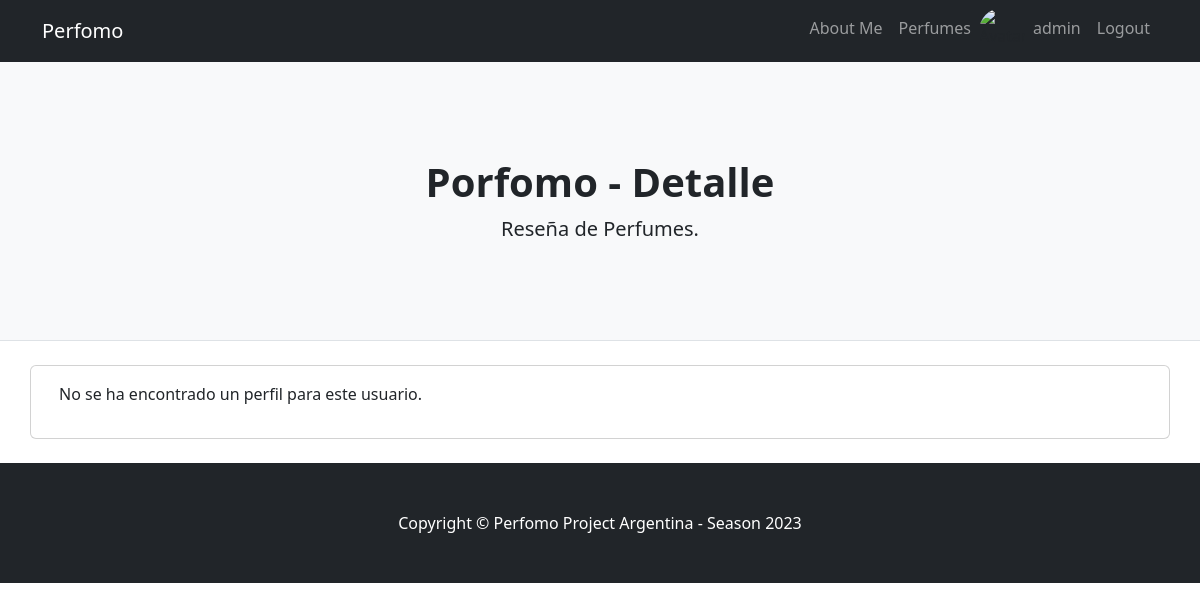
The app's page /AppBase/profile/verPerfil/ (signed in), older data.
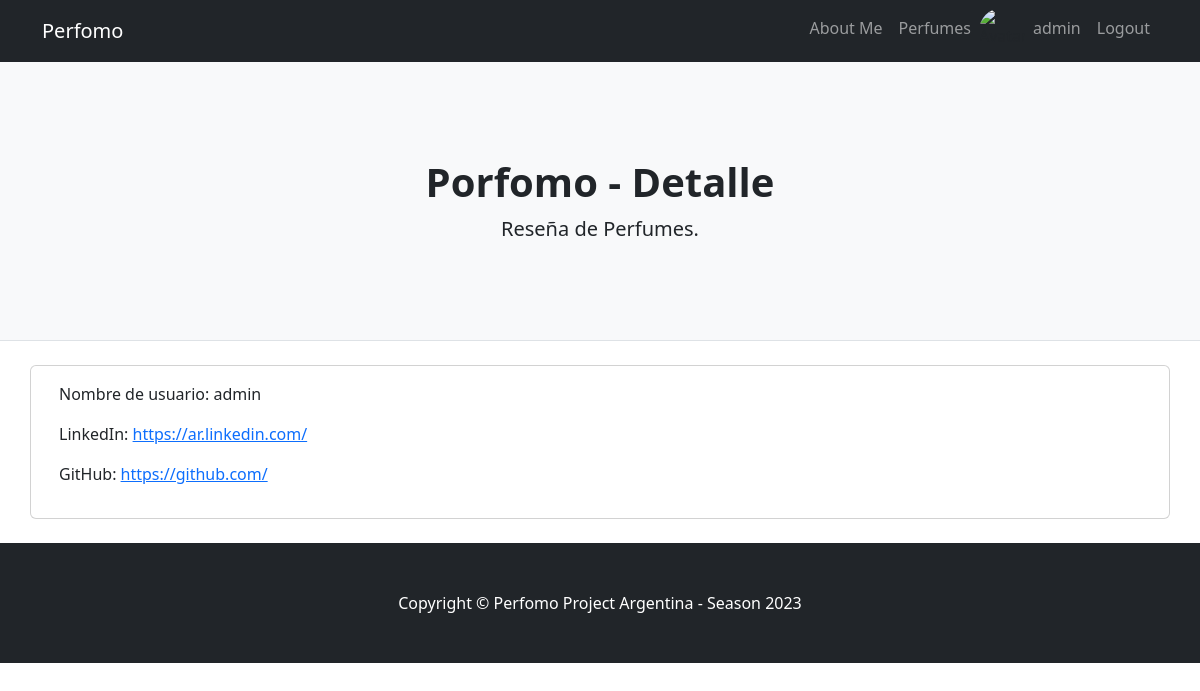
The same page, newer data.
### AppBase/models.py (models this page shows, shortened)
class Profile(models.Model):
    user = models.ForeignKey(User, on_delete=models.CASCADE)
    bio = models.TextField(blank=True)
    linkedin_url = models.URLField(blank=True, null=True)
    github_url = models.URLField(blank=True, null=True)

### AppBase/views.py (the view)
# urls.py: path('profile/verPerfil/', views.view_profile, name="verPerfil"),
@login_required
def view_profile(request):
    user = request.user
    try:
        profile = Profile.objects.get(pk=user.pk)
    except Profile.DoesNotExist:
        profile = None
    return render(request, 'AppBase/verPerfil.html', {'profile': profile})

### AppBase/templates/AppBase/verPerfil.html
{% extends "AppBase/padre.html" %}
{% load static %}
{% block titulo %} Porfomo - Detalle {% endblock %}
{% block contenido_que_cambia %}
<div class="container card">
    <div class="card-body">
    {% if profile %}
        <p>Nombre de usuario: {{ user.username}}</p>
        {% if profile.linkedin_url %}
            <p>LinkedIn: <a href="{{ profile.linkedin_url }}" target="_blank">{{ profile.linkedin_url }}</a></p>
        {% endif %}
        {% if profile.github_url %}
            <p>GitHub: <a href="{{ profile.github_url }}" target="_blank">{{ profile.github_url }}</a></p>
        {% endif %}
    {% else %}
        <p>No se ha encontrado un perfil para este usuario.</p>
    {% endif %}
    </div>
</div>
<br>
{% endblock %}

### AppBase/templates/AppBase/padre.html (shortened to what this page needs)
{% load static %}
<!DOCTYPE html>
<html lang="en">
<head>
    <link href='https://unpkg.com/boxicons@2.1.4/css/boxicons.min.css' rel='stylesheet'>
    <link href="{% static 'AppBase/css/styles.css' %}" rel="stylesheet"/>
</head>
<body>
    <nav class="navbar navbar-expand-lg navbar-dark bg-dark">
        <div class="container">
            <a class="navbar-brand" href="{% url 'inicio' %}">Perfomo</a>
            <div class="collapse navbar-collapse" id="navbarSupportedContent">
                <ul class="navbar-nav ms-auto mb-2 mb-lg-0">
                    <li class="nav-item"><a class="nav-link" href="{% url 'aboutMe' %}">About Me</a></li>
                    <li class="nav-item"><a class="nav-link" href="{% url 'listPublicaciones' %}">Perfumes</a></li>
                    {% if user.is_authenticated %}
                    <img class="rounded-circle" src="{{ avatar }}" alt="Avatar" style="width:46px;height:46px;"/>
                    <li class="nav-item"><a class="nav-link" href="{% url 'editarPerfil' %}">{{ user.username}} </a></li>
                    <li class="nav-item"><a class="nav-link" href="{% url 'logout' %}">Logout </a></li>
                    {% else %}
                    <li class="nav-item"><a class="nav-link" href="{% url 'login' %}">Login </a></li>
                    <li class="nav-item"><a class="nav-link" href="{% url 'register' %}">Register </a></li>
                    {% endif %}
                </ul>
            </div>
        </div>
    </nav>
    <header class="py-5 bg-light border-bottom mb-4">
        <div class="container">
            <div class="text-center my-5">
                <h1 class="fw-bolder">{% block titulo %}  {% endblock %}</h1>
                <p class="lead mb-0">Reseña de Perfumes.</p>
            </div>
        </div>
    </header>
    {% block contenido_que_cambia %}{% endblock %}
    <footer class="py-5 bg-dark">
        <div class="container"><p class="m-0 text-center text-white">Copyright &copy; Perfomo Project Argentina - Season 2023</p></div>
    </footer>
</body>
</html>

Row changes from the older to the newer data that the page shows:
added Profile: linkedin_url "https://ar.linkedin.com/", github_url "https://github.com/"
Text that changed along with them:
{{ user.username }}: (not shown) → "admin"
text no longer shown: "No se ha encontrado un perfil para este usuario."
text now shown: "Nombre de usuario: LinkedIn: GitHub:"
